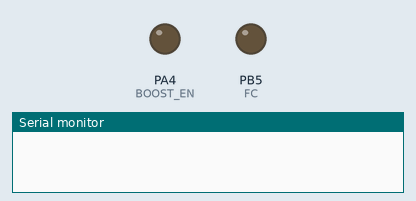
Bench run of a sketch on a simulated STM32 Blue Pill. Parts: output pins drawn as LEDs (lit = HIGH), the last lines printed to the serial monitor. Random numbers use the default seed unless the sketch sets one; no MQTT or app messages arrive unless stated; pins used as bus, display or sensor lines are not drawn. At 14.1 s the program puts the board to deep sleep or switches it off; the recording ends there.

Above: at 0.1 s.
At 8.3 s:
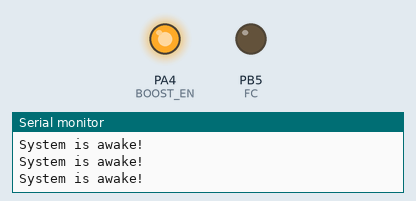
Timing chart, 0 to 14.1 s (numbered marks = the images above):
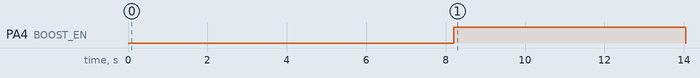

Measured:
- by itself, PA4 (BOOST_EN): LOW → HIGH at 8.2 s, → LOW 5.9 s later

The sketch:

EC-M12-BC-C6-C-B_Modbus_reading_and_send_data_to_datacake.ino
```cpp
#include <STM32LowPower.h>
#include <Wire.h>
#include "RTClib.h"
#include <SPI.h>
#include "SD.h"
#include <ArduinoJson.h>
#include <ModbusMaster.h>

#define TINY_GSM_MODEM_SIM7070
#define SerialMon Serial

#define GSM_AUTOBAUD_MIN 4800
#define GSM_AUTOBAUD_MAX 9600

#define TINY_GSM_USE_GPRS true
#define GSM_PIN ""

const char* apn = "dialogbb";
const char* gprsUser = "";
const char* gprsPass = "";

const char* broker = "mqtt.sensoper.net";
const char* username = "Administrator";
const char* password = "Sens1234Oper";

#include <TinyGsmClient.h>
#include <PubSubClient.h>

#ifdef DUMP_AT_COMMANDS
#include <StreamDebugger.h>
StreamDebugger debugger(Serial2, SerialMon);
TinyGsm modem(debugger);
#else
TinyGsm modem(Serial2);
#endif
TinyGsmClient client(modem);
PubSubClient mqtt(client);

uint32_t lastReconnectAttempt = 0;

#define RS485_RX PB7
#define RS485_TX PB6
#define FC PB5
#define SCL_PIN PA9
#define SDA_PIN PA10
#define GSM_POWER PC13
#define GSM_TX PA2
#define GSM_RX PA3
#define MISO_PIN PA6
#define MOSI_PIN PA7
#define SCLK_PIN PA5
#define BOOST_EN PA4
#define SD_chipSelect PA0

Sd2Card card;
SdVolume volume;
SdFile root;

TwoWire Wire2(SDA_PIN, SCL_PIN);
HardwareSerial Serial1(RS485_RX, RS485_TX); // RS485
HardwareSerial Serial2(GSM_RX, GSM_TX);     // GSM

RTC_DS3231 rtc;
char daysOfTheWeek[7][12] = {"Sunday", "Monday", "Tuesday", "Wednesday", "Thursday", "Friday", "Saturday"};

ModbusMaster node;

void preTransmission() { digitalWrite(FC, 1); }
void postTransmission() { digitalWrite(FC, 0); }

boolean mqttConnect() {
  SerialMon.print("Connecting to ");
  SerialMon.print(broker);

  String clientId = "GsmClient-" + String(random(0xFFFF), HEX);
  boolean status = mqtt.connect(clientId.c_str(), username, password);

  if (!status) {
    SerialMon.println(" fail");
    return false;
  }
  SerialMon.println(" success");
  return mqtt.connected();
}

void setup() {
  Serial.begin(9600);
  pinMode(FC, OUTPUT);
  pinMode(GSM_POWER, OUTPUT);
  pinMode(BOOST_EN, OUTPUT);

  LowPower.begin();
  Serial1.begin(9600); // RS485
  Serial2.begin(9600); // GSM
  SPI.begin();

  node.begin(1, Serial1); // XY-MD02 default ID = 1
  node.preTransmission(preTransmission);
  node.postTransmission(postTransmission);

  // Power-cycle GSM
  digitalWrite(GSM_POWER, HIGH);
  delay(200);
  digitalWrite(GSM_POWER, LOW);
  delay(2000);

  TinyGsmAutoBaud(Serial2, GSM_AUTOBAUD_MIN, GSM_AUTOBAUD_MAX);
  delay(6000);

  modem.restart();
  modem.waitForNetwork();
  modem.gprsConnect(apn, gprsUser, gprsPass);

  mqtt.setServer(broker, 1881);
}

void loop() {
  Serial.println("System is awake!");
  digitalWrite(BOOST_EN, HIGH); // Enable RS485

  // Ensure network
  if (!modem.isNetworkConnected()) modem.waitForNetwork();
  if (!modem.isGprsConnected()) modem.gprsConnect(apn, gprsUser, gprsPass);

  if (!mqtt.connected()) {
    uint32_t t = millis();
    if (t - lastReconnectAttempt > 10000L) {
      lastReconnectAttempt = t;
      if (mqttConnect()) lastReconnectAttempt = 0;
    }
    return;
  }

  mqtt.loop();

  // === Read Modbus from XY-MD02 ===
  uint8_t result = node.readInputRegisters(0x0001, 2);// read Temp + Hum
  float temperature = NAN, humidity = NAN;

  if (result == node.ku8MBSuccess) {
    int16_t tempRaw = (int16_t)node.getResponseBuffer(0);   // signed
    uint16_t humRaw = node.getResponseBuffer(1);            // unsigned
    temperature = tempRaw / 10.0;
    humidity    = humRaw / 10.0;

    Serial.print("Temperature: "); Serial.println(temperature);
    Serial.print("Humidity: "); Serial.println(humidity);
  } else {
    Serial.println("Modbus read failed");
    Serial.println(result, HEX);
  }

  // Create JSON
  StaticJsonDocument<200> doc;
  doc["Serial"] = "bdc6bdfb-8e7f-440a-a229-1a799a34a9d1";
  doc["Temperature"] = temperature;
  doc["Humidity"] = humidity;

  String jsonString;
  serializeJson(doc, jsonString);

  String topic = "NORVI/EC-M12-BC-C6-B";
  mqtt.publish(topic.c_str(), jsonString.c_str());
  SerialMon.print("Published: ");
  SerialMon.println(jsonString);

  delay(2000);

  digitalWrite(BOOST_EN, LOW);
  LowPower.shutdown(30000); // sleep 30s
}
```
